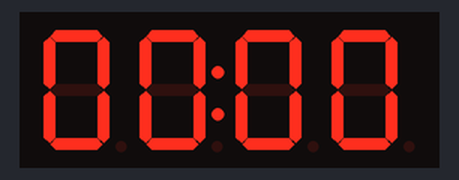
Bench run of a sketch on a simulated Arduino Uno, built with avr-gcc and run on an emulated ATmega328P. On the bench: 4-digit seven-segment display.

Above: at 0.1 s.
At 4.1 s:
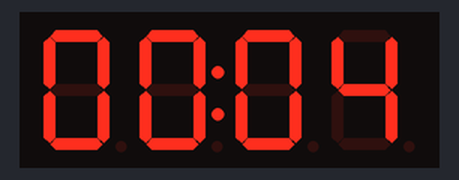
At 9.2 s:
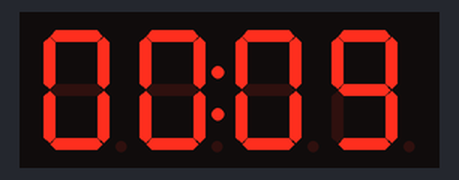
At 19.3 s:
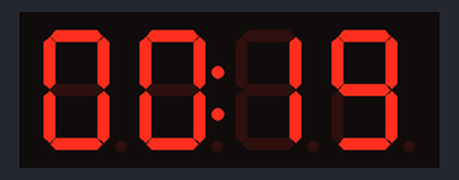
At 28.5 s:
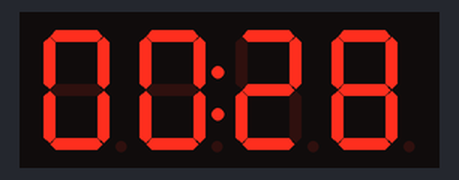
At 38.6 s:
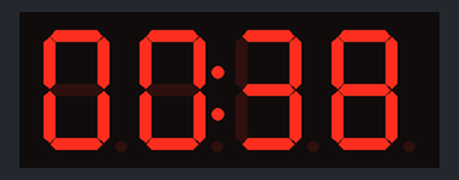

Measured:
- what the display in image 1 shows lasts 1.0 s, from 4.1 s to 5.1 s

The sketch:

ClockFinal.ino
```cpp
#include <Arduino.h>
#include <TM1637Display.h>

// Module connection pins (Digital Pins)
#define CLK 6
#define DIO 7

unsigned long int currentTime;
unsigned int seconds = 0;
unsigned int minutes = 0;
uint8_t data[] = { 0xff, 0xff, 0xff, 0xff };

TM1637Display display(CLK, DIO);

void setup()
{
  // Setup serial with baud rate of 9600
  currentTime = millis();
  display.setBrightness(0x08);
  data[0] = display.encodeDigit(0);
  data[1] = display.encodeDigit(0);
  data[2] = display.encodeDigit(0);
  data[3] = display.encodeDigit(0);
}

void loop()
{
  // Read serial for current time
  // Set brightness
  if(millis() - currentTime > 1000) {
    currentTime = millis();
    if(seconds == 59) {
      seconds = 0;
      if(minutes == 59) {
        minutes = 0;
      }
      else {
        minutes = minutes + 1;
      }
    } else {
      seconds = seconds + 1;
    }
  }
  data[0] = display.encodeDigit(minutes / 10);
  data[1] = 0x80 | display.encodeDigit(minutes % 10);
  data[2] = display.encodeDigit(seconds / 10);
  data[3] = display.encodeDigit(seconds % 10);
  display.setSegments(data);
}
```
